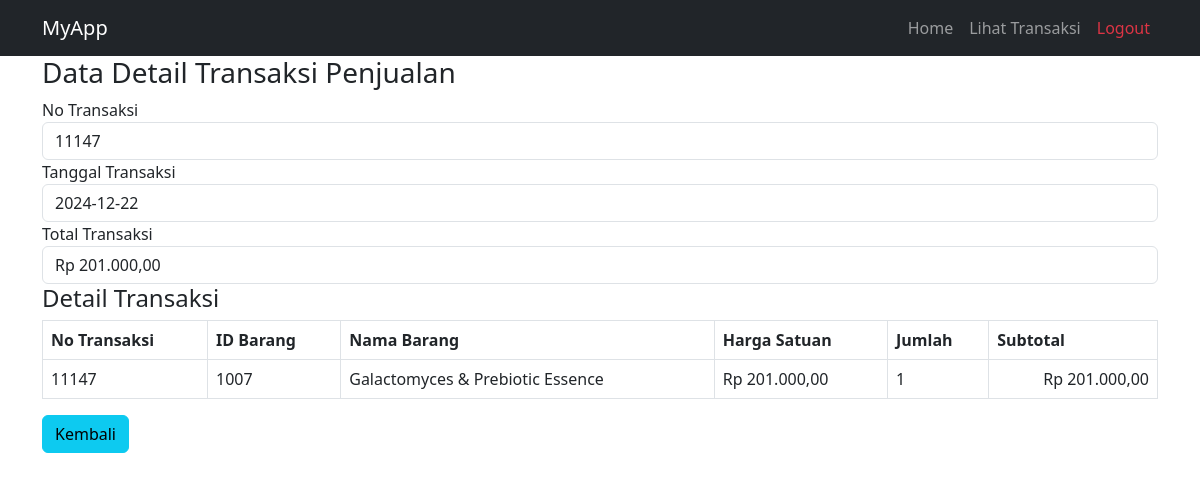
The app's page /code/detailtransaksi.php?id=11147 (signed in) with its own data.
### tables this page shows
CREATE TABLE `transaksi_penjualan_produk`  (
  `Id_trans_penjualan_produk` int NOT NULL AUTO_INCREMENT,
  `Metode_penjualan` varchar(20) NULL DEFAULT NULL,
  `Tgl_penjualan` date NULL DEFAULT NULL,
  `total_bayar` int NULL DEFAULT NULL,
  `Id_produk` int NULL DEFAULT NULL,
  `Jumlah` int NULL DEFAULT NULL,
  PRIMARY KEY (`Id_trans_penjualan_produk`) USING BTREE,
  INDEX `fk_transaksi_penjualan_produk`(`Id_produk` ASC) USING BTREE,
  CONSTRAINT `fk_transaksi_penjualan_produk` FOREIGN KEY (`Id_produk`) REFERENCES `produk` (`Id_produk`) ON DELETE RESTRICT ON UPDATE RESTRICT
);

CREATE TABLE `detail_pembelian`  (
  `Id_pembelian` int NOT NULL,
  `Harga_Satuan` int NULL DEFAULT NULL,
  `Jumlah` int NULL DEFAULT NULL,
  `tanggal` date NULL DEFAULT NULL,
  `Id_produk` int NULL DEFAULT NULL,
  `Id_vendor` int NULL DEFAULT NULL,
  INDEX `fk_pembelian_produk`(`Id_produk` ASC) USING BTREE,
  INDEX `fk_pembelian_vendor`(`Id_vendor` ASC) USING BTREE,
  INDEX `fk_pembelian`(`Id_pembelian` ASC) USING BTREE,
  CONSTRAINT `fk_pembelian` FOREIGN KEY (`Id_pembelian`) REFERENCES `pembelian` (`Id_pembelian`) ON DELETE CASCADE ON UPDATE CASCADE,
  CONSTRAINT `fk_pembelian_produk` FOREIGN KEY (`Id_produk`) REFERENCES `produk` (`Id_produk`) ON DELETE CASCADE ON UPDATE CASCADE,
  CONSTRAINT `fk_pembelian_vendor` FOREIGN KEY (`Id_vendor`) REFERENCES `vendor` (`id_vendor`) ON DELETE CASCADE ON UPDATE CASCADE
);

CREATE TABLE `produk`  (
  `Id_produk` int NOT NULL AUTO_INCREMENT,
  `Nama_produk` varchar(50) NULL DEFAULT NULL,
  `Jenis_produk` varchar(15) NULL DEFAULT NULL,
  `satuan` varchar(50) NOT NULL,
  `Harga_produk` int NULL DEFAULT NULL,
  `Id_vendor` int NULL DEFAULT NULL,
  PRIMARY KEY (`Id_produk`) USING BTREE,
  INDEX `fk_id_vendor`(`Id_vendor` ASC) USING BTREE,
  CONSTRAINT `fk_id_vendor` FOREIGN KEY (`Id_vendor`) REFERENCES `vendor` (`id_vendor`) ON DELETE RESTRICT ON UPDATE RESTRICT
);

### code/koneksi.php (called while the page is built, shortened)
<?php
$conn = mysqli_connect("localhost", "root", "", "klinik_kecantikan_2");
function GetTotalTransaksi($id_transaksi) {
    global $conn;
    $query = "SELECT SUM(Harga_Satuan * Jumlah) AS totalTrans FROM detail_pembelian WHERE Id_pembelian = '$id_transaksi'";
    $result = mysqli_query($conn, $query);
    $data = mysqli_fetch_assoc($result);
    return $data["totalTrans"] ?? 0;
}
function GetDataDetailTransaksi($id_transaksi) {
    global $conn;
    $query = "SELECT dp.Id_produk, p.Nama_produk, dp.Jumlah, dp.Harga_Satuan,
                     (dp.Harga_Satuan * dp.Jumlah) AS subtotal
              FROM detail_pembelian dp
              JOIN produk p ON dp.Id_produk = p.Id_produk
              WHERE dp.Id_pembelian = '$id_transaksi'";
    $result = mysqli_query($conn, $query);
    return mysqli_fetch_all($result, MYSQLI_ASSOC);
}
function formatRp($angka) {
    return "Rp " . number_format($angka, 2, ',', '.');
}

### code/DetailTransaksi.php (the view, shortened to what this page needs)
<?php
require 'koneksi.php';
$id = $_GET["id"] ?? null;
$queryTransaksi = "SELECT id_trans_penjualan_produk, tgl_penjualan
                   FROM transaksi_penjualan_produk
                   WHERE id_trans_penjualan_produk = '$id'";
$resultTransaksi = mysqli_query($conn, $queryTransaksi);
$dataTransaksi = mysqli_fetch_assoc($resultTransaksi);
$nominal = GetTotalTransaksi($id);
$detail = GetDataDetailTransaksi($id);
?>
<html>
<head>
   <link href="https://cdn.jsdelivr.net/npm/bootstrap@5.3.0/dist/css/bootstrap.min.css" rel="stylesheet">
</head>
<body>
<nav class="navbar navbar-expand-lg navbar-dark bg-dark">
        <div class="container">
            <a class="navbar-brand" href="#">MyApp</a>
            <div class="collapse navbar-collapse" id="navbarNav">
                <ul class="navbar-nav ms-auto">
                    <li class="nav-item">
                        <a class="nav-link" href="index.php">Home</a>
                    </li>
                    <li class="nav-item">
                        <a class="nav-link" href="view_transaksi.php">Lihat Transaksi</a>
                    </li>
                    <li class="nav-item">
                        <a class="nav-link text-danger" href="logout.php">Logout</a>
                    </li>
                </ul>
            </div>
        </div>
    </nav>
    <div class="container">
        <h3>Data Detail Transaksi Penjualan</h3>
        <div class="form-group">
            <label>No Transaksi</label>
            <input type="text" name="no_transaksi" class="form-control"
                   value="<?= htmlspecialchars($dataTransaksi['id_trans_penjualan_produk']); ?>" readonly>
        </div>
        <div class="form-group">
            <label>Tanggal Transaksi</label>
            <input type="text" class="form-control" name="tgl"
                   value="<?= htmlspecialchars($dataTransaksi['tgl_penjualan']); ?>" readonly>
        </div>
        <div class="form-group">
            <label>Total Transaksi</label>
            <input type="text" class="form-control"
                   value="<?= formatRp($nominal); ?>" readonly>
        </div>
        <h4>Detail Transaksi</h4>
        <table class="table table-bordered table-hover">
            <thead>
                <tr>
                    <th>No Transaksi</th>
                    <th>ID Barang</th>
                    <th>Nama Barang</th>
                    <th>Harga Satuan</th>
                    <th>Jumlah</th>
                    <th>Subtotal</th>
                </tr>
            </thead>
            <tbody>
                <?php if (empty($detail)): ?>
                    <tr>
                        <td colspan="6" class="text-center">Tidak ada detail transaksi.</td>
                    </tr>
                <?php else: ?>
                    <?php foreach ($detail as $data): ?>
                        <tr>
                            <td><?= htmlspecialchars($dataTransaksi['id_trans_penjualan_produk']); ?></td>
                            <td><?= htmlspecialchars($data['Id_produk']); ?></td>
                            <td><?= htmlspecialchars($data['Nama_produk']); ?></td>
                            <td><?= formatRp($data['Harga_Satuan']); ?></td>
                            <td><?= htmlspecialchars($data['Jumlah']); ?></td>
                            <td align="right"><?= formatRp($data['subtotal']); ?></td>
                        </tr>
                    <?php endforeach; ?>
                <?php endif; ?>
            </tbody>
        </table>
        <a href="view_transaksi.php" class="btn btn-info" role="button">Kembali</a>
    </div>
</body>
</html>

### records on screen
transaksi_penjualan_produk: no_transaksi "11147", tgl "2024-12-22", Id_trans_penjualan_produk "11147"
detail_pembelian: Id_produk "1007", Id_produk.Nama_produk "Galactomyces & Prebiotic Essence", Harga_Satuan "Rp 201.000,00", Jumlah "1", subtotal "Rp 201.000,00"
